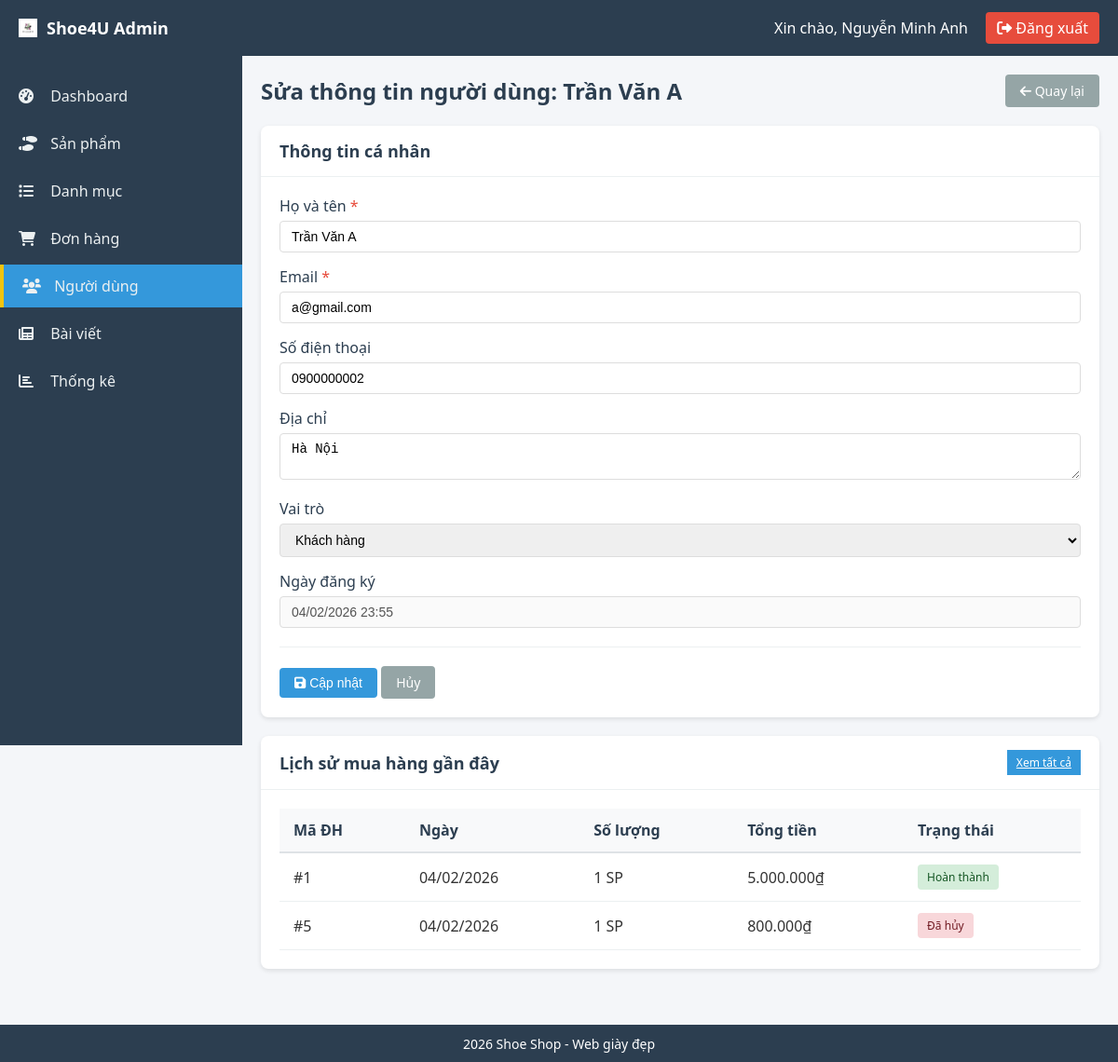
Page /views/admin/users/edit.php?id=2 (signed in) on the committed database.
### tables this page shows
CREATE TABLE `users` (
  `user_id` int(11) NOT NULL,
  `full_name` varchar(100) DEFAULT NULL,
  `email` varchar(100) DEFAULT NULL,
  `password` varchar(255) DEFAULT NULL,
  `phone` varchar(20) DEFAULT NULL,
  `address` text DEFAULT NULL,
  `role` enum('admin','customer') DEFAULT 'customer',
  `created_at` datetime DEFAULT current_timestamp()
);

CREATE TABLE `orders` (
  `order_id` int(11) NOT NULL,
  `user_id` int(11) DEFAULT NULL,
  `total_price` decimal(10,2) DEFAULT NULL,
  `status` enum('Pending','Shipping','Completed','Cancelled') DEFAULT 'Pending',
  `shipping_address` text DEFAULT NULL,
  `created_at` datetime DEFAULT current_timestamp()
);

### views/admin/users/edit.php (the view, shortened to what this page needs)
<?php
require_once '../layouts/auth_check.php';
require_once '../../../config/functions.php';
$user_id = isset($_GET['id']) ? (int)$_GET['id'] : 0;
$user = mysqli_fetch_assoc(mysqli_query($conn, "SELECT * FROM users WHERE user_id = $user_id"));
$orders = mysqli_query($conn, "
    SELECT o.*,
           (SELECT COUNT(*) FROM order_details WHERE order_id = o.order_id) as total_items
    FROM orders o
    WHERE o.user_id = $user_id
    ORDER BY o.created_at DESC
    LIMIT 5
");
include '../layouts/header.php';
include '../layouts/sidebar.php';
?>
<div class="content-header">
    <h1>Sửa thông tin người dùng: <?php echo $user['full_name']; ?></h1>
    <a href="<?= ADMIN_URL ?>users/index.php" class="btn btn-secondary">
    <i class="fas fa-arrow-left"></i> Quay lại
</a>
</div>
<div class="row">
    <div class="col-6">
        <div class="card">
            <div class="card-header">
                <h3>Thông tin cá nhân</h3>
            </div>
            <div class="card-body">
                <form method="POST" class="form">
                    <div class="form-group">
                        <label>Họ và tên <span class="required">*</span></label>
                        <input type="text" name="full_name" required class="form-control"
                               value="<?php echo htmlspecialchars($user['full_name']); ?>">
                    </div>
                    <div class="form-group">
                        <label>Email <span class="required">*</span></label>
                        <input type="email" name="email" required class="form-control"
                               value="<?php echo $user['email']; ?>">
                    </div>
                    <div class="form-group">
                        <label>Số điện thoại</label>
                        <input type="text" name="phone" class="form-control"
                               value="<?php echo $user['phone']; ?>">
                    </div>
                    <div class="form-group">
                        <label>Địa chỉ</label>
                        <textarea name="address" rows="2" class="form-control"><?php echo $user['address']; ?></textarea>
                    </div>
                    <div class="form-group">
                        <label>Vai trò</label>
                        <select name="role" class="form-control">
                            <option value="customer" <?php echo $user['role'] == 'customer' ? 'selected' : ''; ?>>Khách hàng</option>
                        </select>
                    </div>
                    <div class="form-group">
                        <label>Ngày đăng ký</label>
                        <input type="text" class="form-control" value="<?php echo formatDate($user['created_at']); ?>" readonly disabled>
                    </div>
                    <div class="form-actions">
                        <button type="submit" class="btn btn-primary">
                            <i class="fas fa-save"></i> Cập nhật
                        </button>
                        <a href="index.php" class="btn btn-secondary">Hủy</a>
                    </div>
                </form>
            </div>
        </div>
    </div>
    <div class="col-6">
        <div class="card">
            <div class="card-header">
                <h3>Lịch sử mua hàng gần đây</h3>
                <a href="../orders/?user_id=<?php echo $user_id; ?>" class="btn-sm btn-info">Xem tất cả</a>
            </div>
            <div class="card-body">
                <?php if(mysqli_num_rows($orders) > 0): ?>
                <table class="table">
                    <thead>
                        <tr>
                            <th>Mã ĐH</th>
                            <th>Ngày</th>
                            <th>Số lượng</th>
                            <th>Tổng tiền</th>
                            <th>Trạng thái</th>
                        </tr>
                    </thead>
                    <tbody>
                        <?php while($order = mysqli_fetch_assoc($orders)): ?>
                        <tr>
                            <td>#<?php echo $order['order_id']; ?></td>
                            <td><?php echo date('d/m/Y', strtotime($order['created_at'])); ?></td>
                            <td><?php echo $order['total_items']; ?> SP</td>
                            <td><?php echo formatMoney($order['total_price']); ?></td>
                            <td><?php echo getOrderStatusBadge($order['status']); ?></td>
                        </tr>
                        <?php endwhile; ?>
                    </tbody>
                </table>
                <?php else: ?>
                <p class="text-center">Người dùng chưa có đơn hàng nào</p>
                <?php endif; ?>
            </div>
        </div>
    </div>
</div>
<?php include '../layouts/footer.php'; ?>

### config/functions.php (shortened to what this page needs)
<?php
if (!function_exists('formatMoney')) {
    function formatMoney($amount) {
        return number_format($amount, 0, ',', '.') . '₫';
    }
}
if (!function_exists('formatDate')) {
    function formatDate($date) {
        return date('d/m/Y H:i', strtotime($date));
    }
}
if (!function_exists('getOrderStatusBadge')) {
    function getOrderStatusBadge($status) {
        $colors = [
            'Pending' => 'warning',
            'Shipping' => 'info',
            'Completed' => 'success',
            'Cancelled' => 'danger'
        ];
        $labels = [
            'Pending' => 'Chờ xử lý',
            'Shipping' => 'Đang giao',
            'Completed' => 'Hoàn thành',
            'Cancelled' => 'Đã hủy'
        ];
        $color = $colors[$status] ?? 'secondary';
        $label = $labels[$status] ?? $status;
        return "<span class='badge badge-$color'>$label</span>";
    }
}
?>

### assets/css/admin.css (style rules this page uses)
* { margin: 0; padding: 0; box-sizing: border-box; }
body { font-family: 'Segoe UI', Tahoma, Geneva, Verdana, sans-serif; background: #f4f6f9; color: #333; }
.content-header { display: flex; justify-content: space-between; align-items: center; margin-bottom: 20px; }
.content-header h1 { font-size: 24px; color: #2c3e50; }
.card { background: #fff; border-radius: 8px; box-shadow: 0 2px 5px rgba(0,0,0,0.1); margin-bottom: 20px; }
.card-header { padding: 15px 20px; border-bottom: 1px solid #ecf0f1; display: flex; justify-content: space-between; align-items: center; }
.card-header h3 { font-size: 18px; color: #2c3e50; }
.card-body { padding: 20px; }
.table { width: 100%; border-collapse: collapse; }
.table th { background: #f8f9fa; padding: 12px 15px; text-align: left; font-weight: 600; color: #2c3e50; border-bottom: 2px solid #dee2e6; }
.table td { padding: 12px 15px; border-bottom: 1px solid #ecf0f1; }
.badge { display: inline-block; padding: 5px 10px; border-radius: 4px; font-size: 12px; font-weight: 500; }
.badge-success { background: #d4edda; color: #155724; }
.badge-danger { background: #f8d7da; color: #721c24; }
.btn { display: inline-block; padding: 8px 16px; border: none; border-radius: 4px; font-size: 14px; cursor: pointer; text-decoration: none; transition: all 0.3s; }
.btn-primary { background: #3498db; color: #fff; }
.btn-secondary { background: #95a5a6; color: #fff; }
.btn-info { background: #3498db; color: #fff; }
.btn-sm { padding: 5px 10px; font-size: 12px; }
.form-group { margin-bottom: 15px; }
.form-group label { display: block; margin-bottom: 5px; font-weight: 500; color: #2c3e50; }
.form-group .required { color: #e74c3c; }
.form-control { width: 100%; padding: 8px 12px; border: 1px solid #ddd; border-radius: 4px; font-size: 14px; }
.form-actions { margin-top: 20px; padding-top: 20px; border-top: 1px solid #ecf0f1; }

### rows in the picture
users: full_name "Trần Văn A", email "a@gmail.com", phone "0900000002", address "Hà Nội", role "Khách hàng", created_at "04/02/2026 23:55"
orders: order_id "1", created_at "04/02/2026", total_items "1", total_price "5.000.000₫", status "Hoàn thành"
orders: order_id "5", created_at "04/02/2026", total_items "1", total_price "800.000₫", status "Đã hủy"

### other values in the picture
$_SESSION['full_name'] "Nguyễn Minh Anh"
